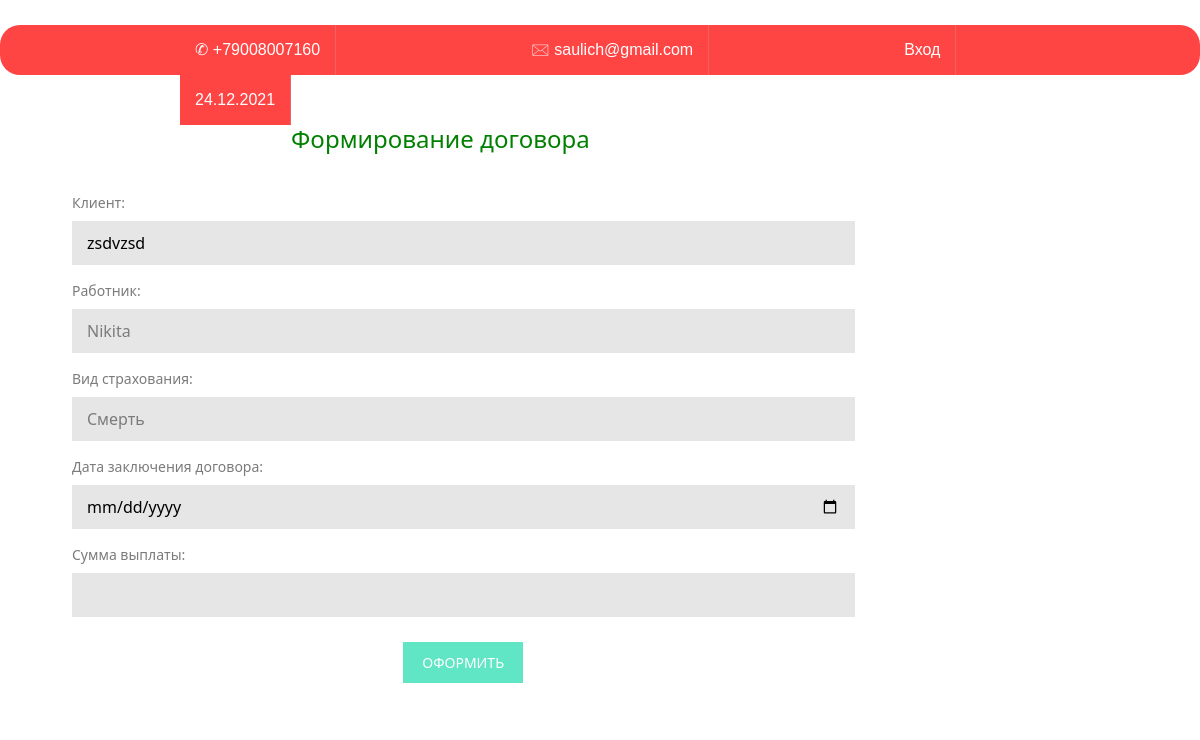
The app's page /dogovor.html (signed in), older data.
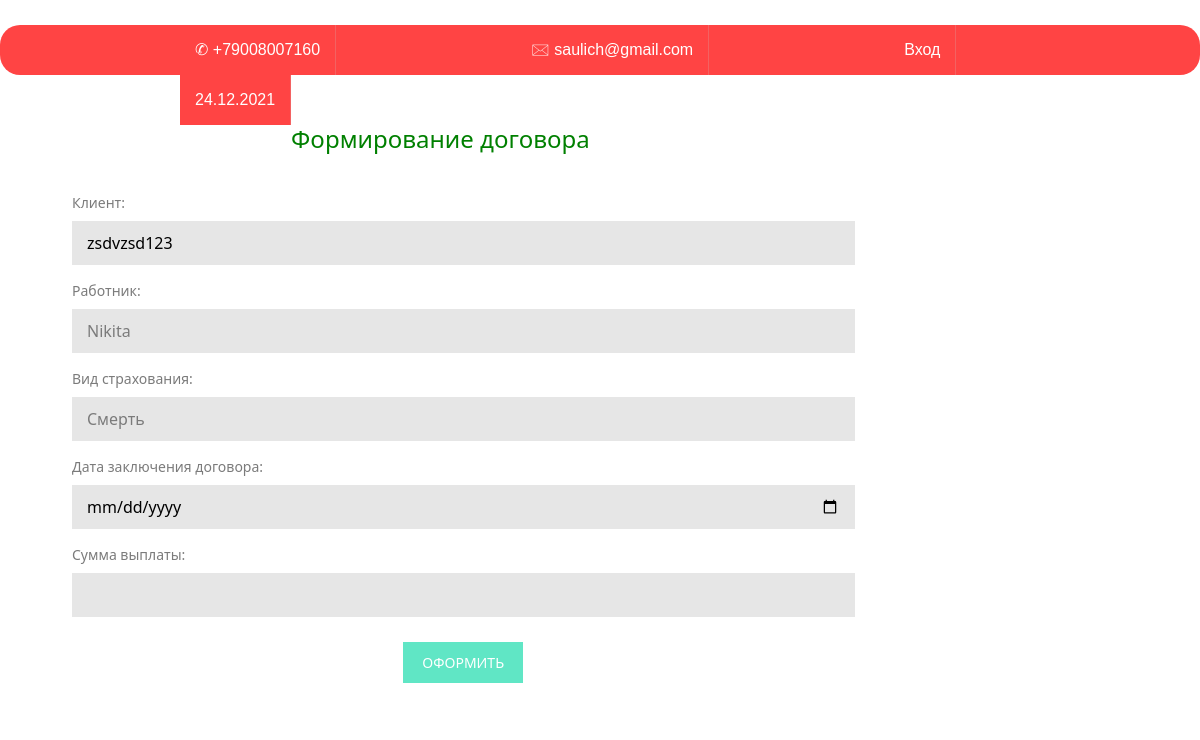
The same page, newer data.
### firstapp/models.py (models this page shows, shortened)
class Customer(models.Model):
    passport_data = models.CharField(max_length=150)
    snills = models.CharField(max_length=11)
    user = models.ForeignKey(User, on_delete=models.CASCADE)

class User(models.Model):
    login = models.CharField(max_length=50)
    password = models.CharField(max_length=50)
    name = models.CharField(max_length=50)
    surname = models.CharField(max_length=50)
    patronymic = models.CharField(max_length=50)
    photo_profile = models.ImageField(upload_to="photos_profile/%Y/%m/%d", verbose_name="Фото профиля")
    def __str__(self):
        return self.name

### firstapp/views.py (the view, shortened to what this page needs)
# urls.py: path('dogovor.html', PageDogovor.as_view()),
class PageDogovor(View):
    def get(self, request):
        if 'id_user' in request.session.keys():
            infoCustomer = Customer.objects.filter(user_id = request.session["id_user"])
            employeer_list = Employeer.objects.all()
            views_list = TypeOfInsurance.objects.all()
            context = {
                'employeer_list': employeer_list,
                'views_list': views_list,
                'infoCustomer': infoCustomer
            }
            return render(request, 'dogovor.html', context=context)

### firstapp/templates/dogovor.html (shortened to what this page needs)
{% extends 'layout.html'%}
{% block content%}
 <div class="container">
     <h1>Формирование договора </h1>
     <form method="post" >
        {% for info in infoCustomer %}
         <div>
            <label for="name">Клиент:</label>
            <input type="text" name="customer" value="{{info.user}}" required>
        </div>
         {% endfor %}
         <div>
            <label for="surname">Работник:</label>
            <select name="employeer">
            {% for index in employeer_list %}
                <option value="{{index.user.name}}">{{index.user.name}}</option>
            {% endfor %}
            </select>
        </div>
        <div>
            <label for="patronymic">Вид страхования:</label>
            <select name="type_view">
            {% for index in views_list %}
                <option value="{{index.Name_view}}">{{index.Name_view}}</option>
            {% endfor %}
            </select>
        </div>
         <div>
            <label for="name">Дата заключения договора:</label>
            <input type="date" name="time">
        </div>
        <div>
            <label for="login">Сумма выплаты:</label>
            <input type="number" name="sum_insurance" required>
        </div>
     <button type="submit">Оформить</button>
     </form>
 </div>
{% endblock %}

Row changes from the older to the newer data that the page shows:
changed Customer: customer "zsdvzsd" → "zsdvzsd123"
